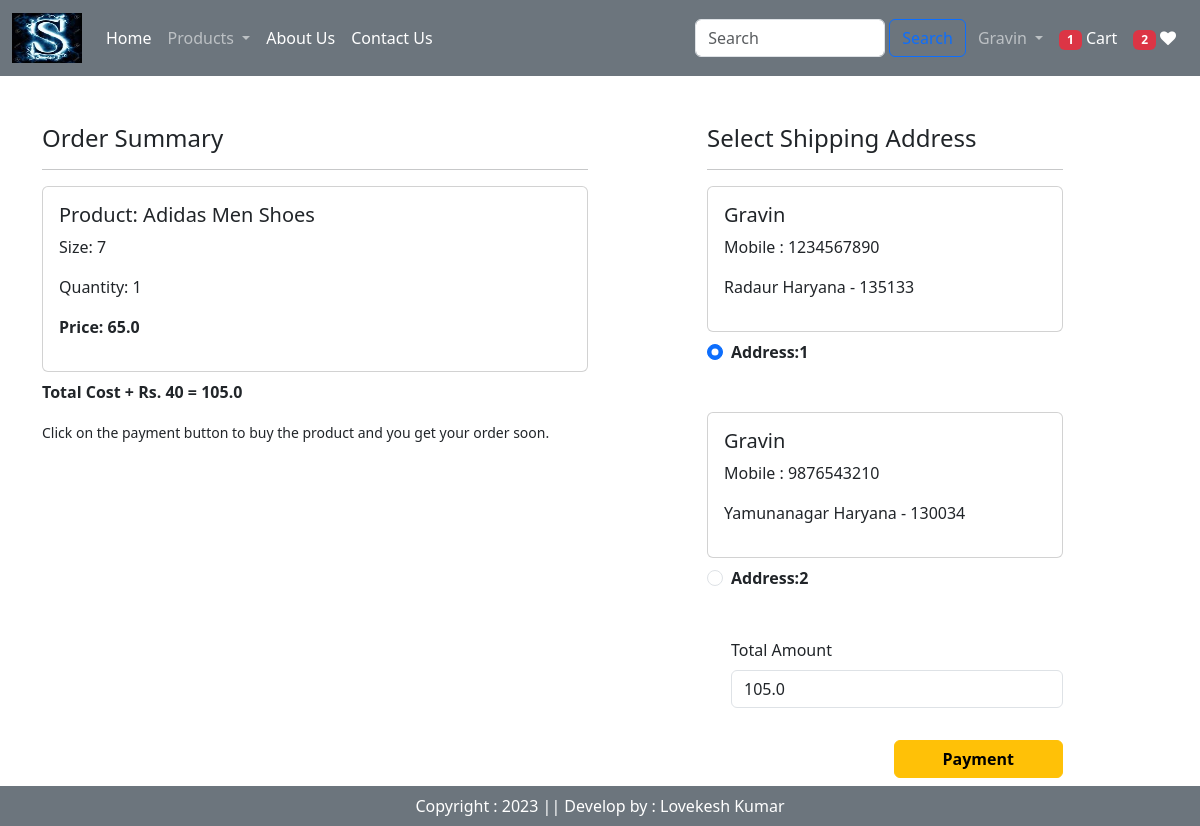
/checkout/ (signed in), run on the app's committed database.
### shoeapp/models.py (models this page shows, shortened)
class Cart(models.Model):
    user = models.ForeignKey(User,on_delete=models.CASCADE)
    product = models.ForeignKey(Product,on_delete=models.CASCADE)
    quantity = models.PositiveIntegerField(default=1)
    size = models.IntegerField(default=7)

class Product(models.Model):
    title = models.CharField(max_length=100)
    selling_price = models.FloatField()
    discounted_price = models.FloatField()
    description = models.TextField()
    prodapp = models.TextField(default='')
    category = models.CharField(choices=CATEGORY_CHOICES,max_length=20)
    product_image = models.ImageField(upload_to='product')

class Customer(models.Model):
    user = models.ForeignKey(User,on_delete=models.CASCADE)
    name = models.CharField(max_length=200)
    locality = models.CharField(max_length=200)
    city = models.CharField(max_length=50)
    mobile = models.IntegerField(default=0)
    zipcode = models.IntegerField()
    state = models.CharField(choices=STATE_CHOICES,max_length=100)

### shoeapp/views.py (the view, shortened to what this page needs)
# urls.py: path('checkout/',views.checkout.as_view(),name='checkout'),
@method_decorator(login_required,name='dispatch')
class checkout(View):
    def get(self,request):
        user = request.user
        add = Customer.objects.filter(user=user)
        add_size = add.count()
        if add_size == 0:
            return redirect('profile')
        cart_items = Cart.objects.filter(user=user)
        totalitem = 0
        wishitem = 0
        if request.user.is_authenticated:
            totalitem = len(Cart.objects.filter(user=request.user))
            wishitem = len(Wishlist.objects.filter(user=request.user))
        famount = 0
        for p in cart_items:
            value = p.quantity * p.product.discounted_price
            famount = famount + value
        totalamount = famount + 40
        razoramount = int(totalamount * 100)
        client = razorpay.Client(auth=(settings.RAZOR_KEY_ID, settings.RAZOR_KEY_SECRET))
        data = {
            "amount":razoramount,"currency":"INR","receipt":"order_rcptid_12"
        }
        payment_response = client.order.create(data = data)
        print(payment_response)
        order_id = payment_response['id']
        order_status = payment_response['status']
        return render(request,'app/checkout.html',locals())

### shoeapp/templates/app/checkout.html (shortened to what this page needs)
{% extends 'app/base.html' %} {% load static %} {% block title %} Checkout {% endblock title %} {% block main-content %}
<div class="container">
    <div class="row mt-5">
        <div class="col-sm-6">
            <h4>Order Summary</h4>
            <hr> {% for item in cart_items %}
            <div class="card mb-2 zoom-hover ">
                <div class="card-body  ">
                    <h5>Product: {{item.product.title}}</h5>
                    <p>Size: {{item.size}} </p>
                    <p>Quantity: {{item.quantity}}</p>
                    <p class="fw-bold">Price: {{item.product.discounted_price}}</p>
                </div>
            </div>
            {% endfor %}
            <p class="fw-bold">Total Cost + Rs. 40 = {{totalamount}}</p>
            <small>Click on the payment button to buy the product and you get your order soon.
            </small>
        </div>
        <div class="col-sm-4 offset-sm-1">
            <h4>Select Shipping Address</h4>
            <hr>
            <form method="post" id="myform">
                {% csrf_token %} {% for ad in add %}
                <div class="card zoom-hover ">
                    <div class="card-body">
                        <h5>{{ad.name}}</h5>
                        <p>Mobile : {{ad.mobile}}</p>
                        <p>{{ad.locailty}} {{ad.city}} {{ad.state}} - {{ad.zipcode}}</p>
                    </div>
                </div>
                <div class="form-check mt-2 mb-5">
                    {% if forloop.counter == 1 %}
                       <input class="form-check-input" type="radio" name="custid" id="custadd{{forloop.counter}}" value="{{ad.id}}" checked >
                       <label class="form-check-label fw-bold" for="custadd{{forloop.counter}}">Address:{{forloop.counter}}</label>
                    {% else %}
                       <input class="form-check-input" type="radio" name="custid" id="custadd{{forloop.counter}}" value="{{ad.id}}" >
                       <label class="form-check-label fw-bold" for="custadd{{forloop.counter}}">Address:{{forloop.counter}}</label>
                    {% endif %}
                </div>
                {% endfor %}
                <div class="form-check mb-3">
                    <label for="totalamount" class="form-label">Total Amount</label>
                    <input type="number" class="form-control" name="totalamount" value={{totalamount}} readonly>
                </div>
                <div class="text-end">
                    <button id="rzp-button1" type="submit" class="btn btn-warning mt-3 px-5 fw-bold">Payment</button>
                </div>
            </form>
        </div>
    </div>
</div>
{% endblock main-content %}

### shoeapp/templates/app/base.html (shortened to what this page needs)
<!doctype html> {% load static %}
<html lang="en">
<head>
    <link href="https://cdn.jsdelivr.net/npm/bootstrap@5.3.0-alpha1/dist/css/bootstrap.min.css" rel="stylesheet">
    <link href="https://stackpath.bootstrapcdn.com/font-awesome/4.7.0/css/font-awesome.min.css" rel="stylesheet">
</head>
<body>
    <nav class="navbar navbar-expand-xl bg-secondary navbar-dark">
        <div class="container-fluid text-center">
            <a class="navbar-brand" href="#">
                <img src="{% static 'app/images/shoelogo.jpeg' %}" width="70" height="50">
            </a>
            <div class="collapse navbar-collapse" id="navbarSupportedContent">
                <ul class="navbar-nav me-auto mb-2 mb-lg-0">
                    {% if request.user.is_authenticated %}
                    <li class="nav-item">
                        <a class="nav-link active" aria-current="page" href="/">Home</a>
                    </li>
                    <li class="nav-item dropdown">
                        <a class="nav-link dropdown-toggle " href="#" role="button" data-bs-toggle="dropdown" aria-expanded="false">
                  Products
                </a>
                    </li>
                    <li class="nav-item">
                        <a class="nav-link text-white " href="{% url 'about' %}">About Us</a>
                    </li>
                    <li class="nav-item">
                        <a class="nav-link text-white" href="{% url 'contact' %}">Contact Us</a>
                    </li>
                </ul>
                <form class="d-flex justify-content-center" role="search" action="/search">
                    <input class="form-control me-1" style="width:190px;" type="search" placeholder="Search" name="search" aria-label="Search">
                    <button class="btn btn-outline-primary" type="submit">Search</button>
                </form>
                <ul class="navbar-nav mb-2 mx-1 mb-lg-0">
                    <li class="nav-item dropdown">
                        <a class="nav-link dropdown-toggle" href="#" role="button" data-bs-toggle="dropdown" aria-expanded="false">
                  {{request.user}}
                </a>
                    </li>
                    <li class="nav-item">
                        <a class="nav-link text-white" href="{% url 'showcart' %}"><span class="badge bg-danger">{% if totalitem > 0 %} {{totalitem}} {% endif %}</span> Cart </a>
                    </li>
                    <li class="nav-item">
                        <a class="nav-link text-white" href="{% url 'wishlist' %}"><span class="badge bg-danger">{% if wishitem > 0 %} {{wishitem}} {% endif %}</span> <i class="fa fa-heart"></i> </a>
                    </li>
                    {% endif %}
                </ul>
            </div>
        </div>
    </nav>
    {% block banner-slider %}{% endblock banner-slider %} {% block information %} {% endblock information %} {% block main-content %} {% endblock main-content %}
    <div class="my-5">
        <footer class="fixed-bottom text-center mt-5 p-2 bg-secondary text-white">
            Copyright : 2023 || Develop by : Lovekesh Kumar
        </footer>
    </div>
</body>
</html>

### shoeapp/templates/app/base.html (style rules this page uses)
.zoom-hover { transition: transform 0.3s ease; }

### data on the page
Cart: product "Adidas Men Shoes", size "7", quantity "1", product.discounted_price "65.0"
Customer: name "Gravin", mobile "1234567890", city "Radaur", state "Haryana", zipcode "135133"
Customer: name "Gravin", mobile "9876543210", city "Yamunanagar", state "Haryana", zipcode "130034"

### other printed values
{{ request.user }} "Gravin"
{{ totalitem }} "1"
{{ wishitem }} "2"
{{ totalamount }} "105.0"
